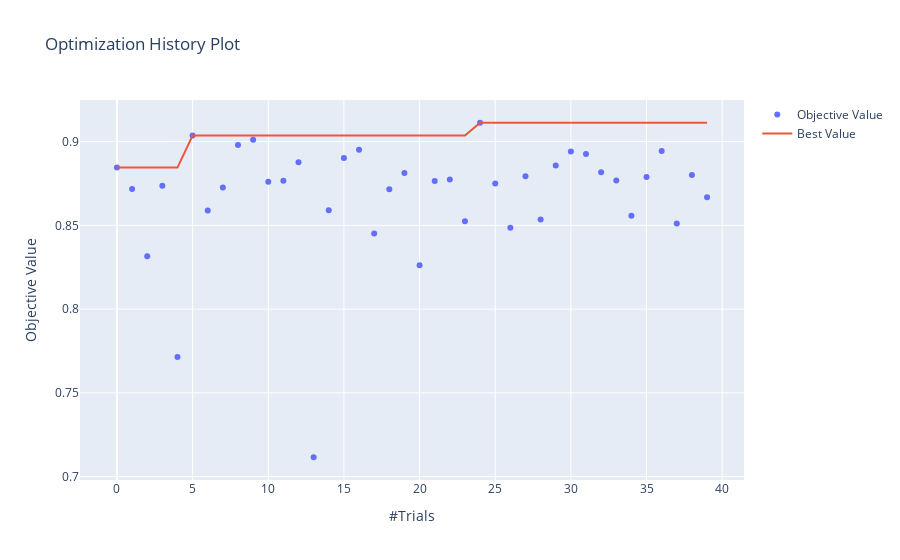
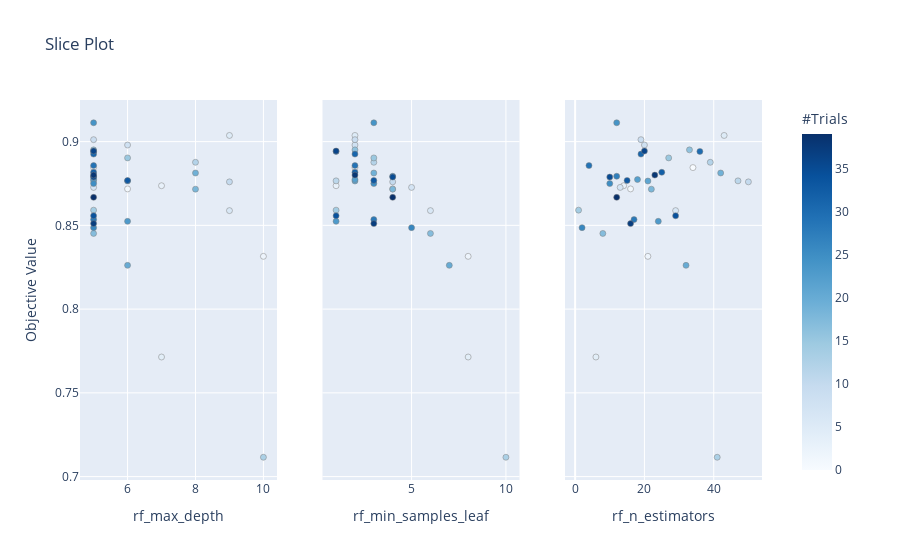
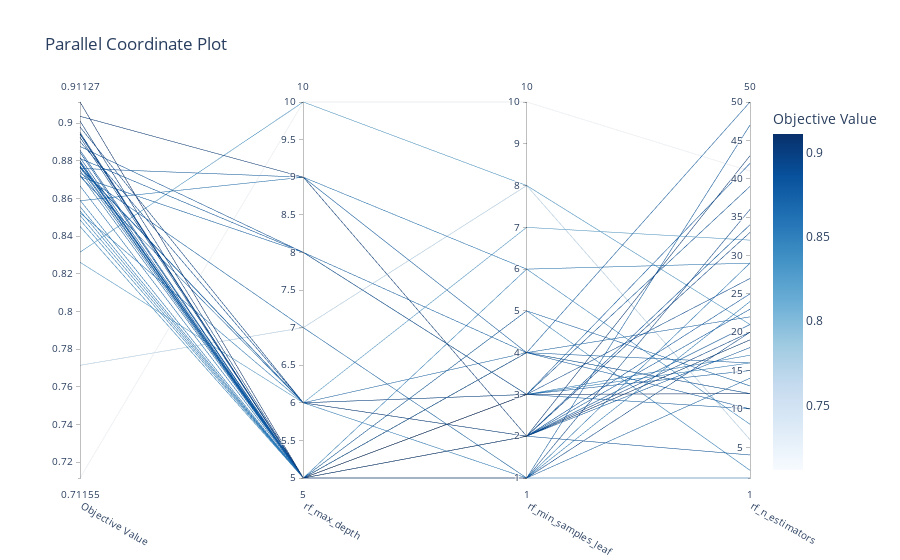

The code cell stored with these charts, in order, in its notebook:
### Code cell
# Gráficos otimização de hiperparâmetros
fig1 = optuna.visualization.plot_optimization_history(study_rc)
fig1.show()

fig2 = optuna.visualization.plot_slice(study_rc)
fig2.show()

fig3 = optuna.visualization.plot_parallel_coordinate(study_rc)
fig3.show()

### Figure 1 — Plotly figure (JSON) as saved in the notebook; plotly's stock layout.template omitted (floating-point values rounded to 4 significant figures)
{"data": [{"mode": "markers", "name": "Objective Value", "type": "scatter", "x": [0, 1, 2, 3, 4, 5, 6, 7, 8, 9, 10, 11, 12, 13, 14, 15, 16, 17, 18, 19, 20, 21, 22, 23, 24, 25, 26, 27, 28, 29, 30, 31, 32, 33, 34, 35, 36, 37, 38, 39], "y": [0.8845, 0.8718, 0.8315, 0.8737, 0.7714, 0.9037, 0.8588, 0.8727, 0.898, 0.9012, 0.876, 0.8766, 0.8877, 0.7115, 0.8591, 0.8903, 0.8951, 0.8452, 0.8716, 0.8813, 0.8261, 0.8765, 0.8774, 0.8524, 0.9113, 0.8749, 0.8486, 0.8793, 0.8534, 0.8857, 0.8941, 0.8925, 0.8817, 0.8768, 0.8557, 0.8788, 0.8944, 0.851, 0.88, 0.8667]}, {"name": "Best Value", "type": "scatter", "x": [0, 1, 2, 3, 4, 5, 6, 7, 8, 9, 10, 11, 12, 13, 14, 15, 16, 17, 18, 19, 20, 21, 22, 23, 24, 25, 26, 27, 28, 29, 30, 31, 32, 33, 34, 35, 36, 37, 38, 39], "y": [0.8845, 0.8845, 0.8845, 0.8845, 0.8845, 0.9037, 0.9037, 0.9037, 0.9037, 0.9037, 0.9037, 0.9037, 0.9037, 0.9037, 0.9037, 0.9037, 0.9037, 0.9037, 0.9037, 0.9037, 0.9037, 0.9037, 0.9037, 0.9037, 0.9113, 0.9113, 0.9113, 0.9113, 0.9113, 0.9113, 0.9113, 0.9113, 0.9113, 0.9113, 0.9113, 0.9113, 0.9113, 0.9113, 0.9113, 0.9113]}], "layout": {"title": {"text": "Optimization History Plot"}, "xaxis": {"title": {"text": "#Trials"}}, "yaxis": {"title": {"text": "Objective Value"}}}}

### Figure 2 — Plotly figure (JSON) as saved in the notebook; plotly's stock layout.template omitted (floating-point values rounded to 4 significant figures)
{"data": [{"marker": {"color": [0, 1, 2, 3, 4, 5, 6, 7, 8, 9, 10, 11, 12, 13, 14, 15, 16, 17, 18, 19, 20, 21, 22, 23, 24, 25, 26, 27, 28, 29, 30, 31, 32, 33, 34, 35, 36, 37, 38, 39], "colorbar": {"title": {"text": "#Trials"}, "x": 1, "xpad": 40}, "colorscale": [[0, "rgb(247,251,255)"], [0.125, "rgb(222,235,247)"], [0.25, "rgb(198,219,239)"], [0.375, "rgb(158,202,225)"], [0.5, "rgb(107,174,214)"], [0.625, "rgb(66,146,198)"], [0.75, "rgb(33,113,181)"], [0.875, "rgb(8,81,156)"], [1, "rgb(8,48,107)"]], "line": {"color": "Grey", "width": 0.5}, "showscale": true}, "mode": "markers", "showlegend": false, "type": "scatter", "x": [5, 6, 10, 7, 7, 9, 9, 5, 6, 5, 9, 5, 8, 10, 5, 6, 5, 5, 8, 8, 6, 6, 5, 6, 5, 5, 5, 5, 5, 5, 5, 5, 5, 6, 5, 5, 5, 5, 5, 5], "xaxis": "x", "y": [0.8845, 0.8718, 0.8315, 0.8737, 0.7714, 0.9037, 0.8588, 0.8727, 0.898, 0.9012, 0.876, 0.8766, 0.8877, 0.7115, 0.8591, 0.8903, 0.8951, 0.8452, 0.8716, 0.8813, 0.8261, 0.8765, 0.8774, 0.8524, 0.9113, 0.8749, 0.8486, 0.8793, 0.8534, 0.8857, 0.8941, 0.8925, 0.8817, 0.8768, 0.8557, 0.8788, 0.8944, 0.851, 0.88, 0.8667], "yaxis": "y"}, {"marker": {"color": [0, 1, 2, 3, 4, 5, 6, 7, 8, 9, 10, 11, 12, 13, 14, 15, 16, 17, 18, 19, 20, 21, 22, 23, 24, 25, 26, 27, 28, 29, 30, 31, 32, 33, 34, 35, 36, 37, 38, 39], "colorbar": {"title": {"text": "#Trials"}, "x": 1, "xpad": 40}, "colorscale": [[0, "rgb(247,251,255)"], [0.125, "rgb(222,235,247)"], [0.25, "rgb(198,219,239)"], [0.375, "rgb(158,202,225)"], [0.5, "rgb(107,174,214)"], [0.625, "rgb(66,146,198)"], [0.75, "rgb(33,113,181)"], [0.875, "rgb(8,81,156)"], [1, "rgb(8,48,107)"]], "line": {"color": "Grey", "width": 0.5}, "showscale": false}, "mode": "markers", "showlegend": false, "type": "scatter", "x": [2, 4, 8, 1, 8, 2, 6, 5, 2, 2, 4, 1, 3, 10, 1, 3, 2, 6, 4, 3, 7, 2, 2, 1, 3, 3, 5, 4, 3, 2, 1, 2, 2, 3, 1, 4, 1, 3, 2, 4], "xaxis": "x2", "y": [0.8845, 0.8718, 0.8315, 0.8737, 0.7714, 0.9037, 0.8588, 0.8727, 0.898, 0.9012, 0.876, 0.8766, 0.8877, 0.7115, 0.8591, 0.8903, 0.8951, 0.8452, 0.8716, 0.8813, 0.8261, 0.8765, 0.8774, 0.8524, 0.9113, 0.8749, 0.8486, 0.8793, 0.8534, 0.8857, 0.8941, 0.8925, 0.8817, 0.8768, 0.8557, 0.8788, 0.8944, 0.851, 0.88, 0.8667], "yaxis": "y2"}, {"marker": {"color": [0, 1, 2, 3, 4, 5, 6, 7, 8, 9, 10, 11, 12, 13, 14, 15, 16, 17, 18, 19, 20, 21, 22, 23, 24, 25, 26, 27, 28, 29, 30, 31, 32, 33, 34, 35, 36, 37, 38, 39], "colorbar": {"title": {"text": "#Trials"}, "x": 1, "xpad": 40}, "colorscale": [[0, "rgb(247,251,255)"], [0.125, "rgb(222,235,247)"], [0.25, "rgb(198,219,239)"], [0.375, "rgb(158,202,225)"], [0.5, "rgb(107,174,214)"], [0.625, "rgb(66,146,198)"], [0.75, "rgb(33,113,181)"], [0.875, "rgb(8,81,156)"], [1, "rgb(8,48,107)"]], "line": {"color": "Grey", "width": 0.5}, "showscale": false}, "mode": "markers", "showlegend": false, "type": "scatter", "x": [34, 16, 21, 14, 6, 43, 29, 13, 20, 19, 50, 47, 39, 41, 1, 27, 33, 8, 22, 42, 32, 21, 18, 24, 12, 10, 2, 12, 17, 4, 36, 19, 25, 15, 29, 10, 20, 16, 23, 12], "xaxis": "x3", "y": [0.8845, 0.8718, 0.8315, 0.8737, 0.7714, 0.9037, 0.8588, 0.8727, 0.898, 0.9012, 0.876, 0.8766, 0.8877, 0.7115, 0.8591, 0.8903, 0.8951, 0.8452, 0.8716, 0.8813, 0.8261, 0.8765, 0.8774, 0.8524, 0.9113, 0.8749, 0.8486, 0.8793, 0.8534, 0.8857, 0.8941, 0.8925, 0.8817, 0.8768, 0.8557, 0.8788, 0.8944, 0.851, 0.88, 0.8667], "yaxis": "y3"}], "layout": {"title": {"text": "Slice Plot"}, "xaxis": {"anchor": "y", "domain": [0, 0.2889], "title": {"text": "rf_max_depth"}}, "xaxis2": {"anchor": "y2", "domain": [0.3556, 0.6444], "title": {"text": "rf_min_samples_leaf"}}, "xaxis3": {"anchor": "y3", "domain": [0.7111, 1], "title": {"text": "rf_n_estimators"}}, "yaxis": {"anchor": "x", "domain": [0, 1], "title": {"text": "Objective Value"}}, "yaxis2": {"anchor": "x2", "domain": [0, 1], "matches": "y", "showticklabels": false}, "yaxis3": {"anchor": "x3", "domain": [0, 1], "matches": "y", "showticklabels": false}}}

### Figure 3 — Plotly figure (JSON) as saved in the notebook; plotly's stock layout.template omitted (floating-point values rounded to 4 significant figures)
{"data": [{"dimensions": [{"label": "Objective Value", "range": [0.7115, 0.9113], "values": [0.8845, 0.8718, 0.8315, 0.8737, 0.7714, 0.9037, 0.8588, 0.8727, 0.898, 0.9012, 0.876, 0.8766, 0.8877, 0.7115, 0.8591, 0.8903, 0.8951, 0.8452, 0.8716, 0.8813, 0.8261, 0.8765, 0.8774, 0.8524, 0.9113, 0.8749, 0.8486, 0.8793, 0.8534, 0.8857, 0.8941, 0.8925, 0.8817, 0.8768, 0.8557, 0.8788, 0.8944, 0.851, 0.88, 0.8667]}, {"label": "rf_max_depth", "range": [5, 10], "values": [5, 6, 10, 7, 7, 9, 9, 5, 6, 5, 9, 5, 8, 10, 5, 6, 5, 5, 8, 8, 6, 6, 5, 6, 5, 5, 5, 5, 5, 5, 5, 5, 5, 6, 5, 5, 5, 5, 5, 5]}, {"label": "rf_min_samples_leaf", "range": [1, 10], "values": [2, 4, 8, 1, 8, 2, 6, 5, 2, 2, 4, 1, 3, 10, 1, 3, 2, 6, 4, 3, 7, 2, 2, 1, 3, 3, 5, 4, 3, 2, 1, 2, 2, 3, 1, 4, 1, 3, 2, 4]}, {"label": "rf_n_estimators", "range": [1, 50], "values": [34, 16, 21, 14, 6, 43, 29, 13, 20, 19, 50, 47, 39, 41, 1, 27, 33, 8, 22, 42, 32, 21, 18, 24, 12, 10, 2, 12, 17, 4, 36, 19, 25, 15, 29, 10, 20, 16, 23, 12]}], "labelangle": 30, "labelside": "bottom", "line": {"color": [0.8845, 0.8718, 0.8315, 0.8737, 0.7714, 0.9037, 0.8588, 0.8727, 0.898, 0.9012, 0.876, 0.8766, 0.8877, 0.7115, 0.8591, 0.8903, 0.8951, 0.8452, 0.8716, 0.8813, 0.8261, 0.8765, 0.8774, 0.8524, 0.9113, 0.8749, 0.8486, 0.8793, 0.8534, 0.8857, 0.8941, 0.8925, 0.8817, 0.8768, 0.8557, 0.8788, 0.8944, 0.851, 0.88, 0.8667], "colorbar": {"title": {"text": "Objective Value"}}, "colorscale": [[0, "rgb(247,251,255)"], [0.125, "rgb(222,235,247)"], [0.25, "rgb(198,219,239)"], [0.375, "rgb(158,202,225)"], [0.5, "rgb(107,174,214)"], [0.625, "rgb(66,146,198)"], [0.75, "rgb(33,113,181)"], [0.875, "rgb(8,81,156)"], [1, "rgb(8,48,107)"]], "reversescale": false, "showscale": true}, "type": "parcoords"}], "layout": {"title": {"text": "Parallel Coordinate Plot"}}}
